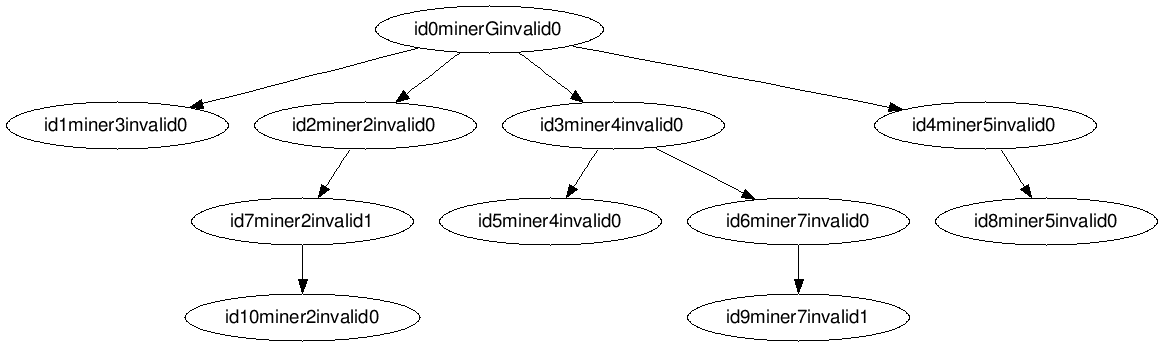

This chart was generated by the following Python code:
import urllib.request

filename = "tree.txt"

edges = ""

with open(filename, 'r', encoding='utf-8') as f:
    for line in f:
        line_processed = line.strip().split(" ")
        if len(line_processed)!=2:
            continue
        edges += line_processed[0]+"->"+line_processed[1]+";"

urllib.request.urlretrieve(f"https://chart.googleapis.com/chart?cht=gv&chl=digraph{{{edges}}}", "tree.png")
